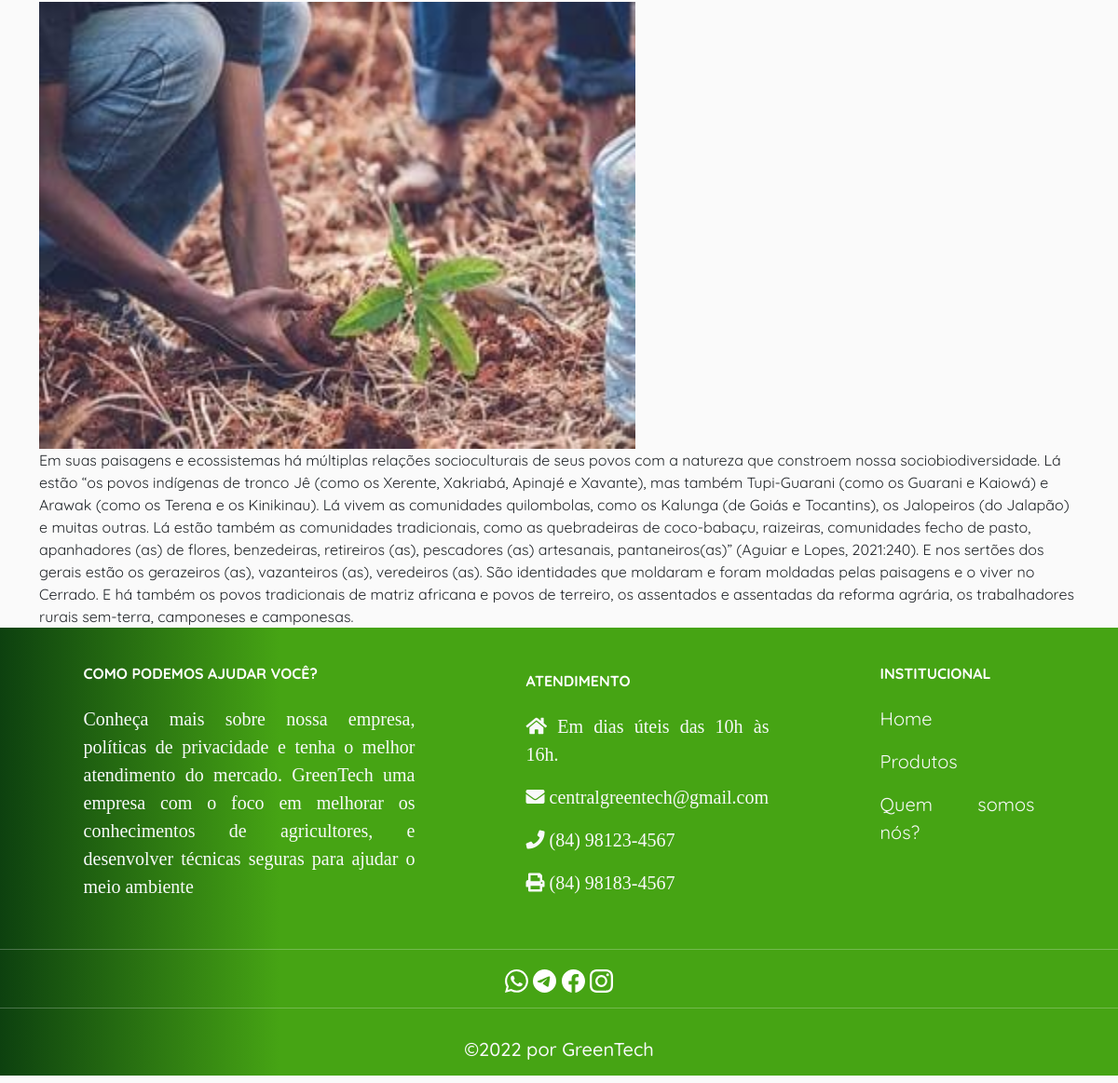
/detalhe/1 (lower part), run on an earlier commit of the app's database.
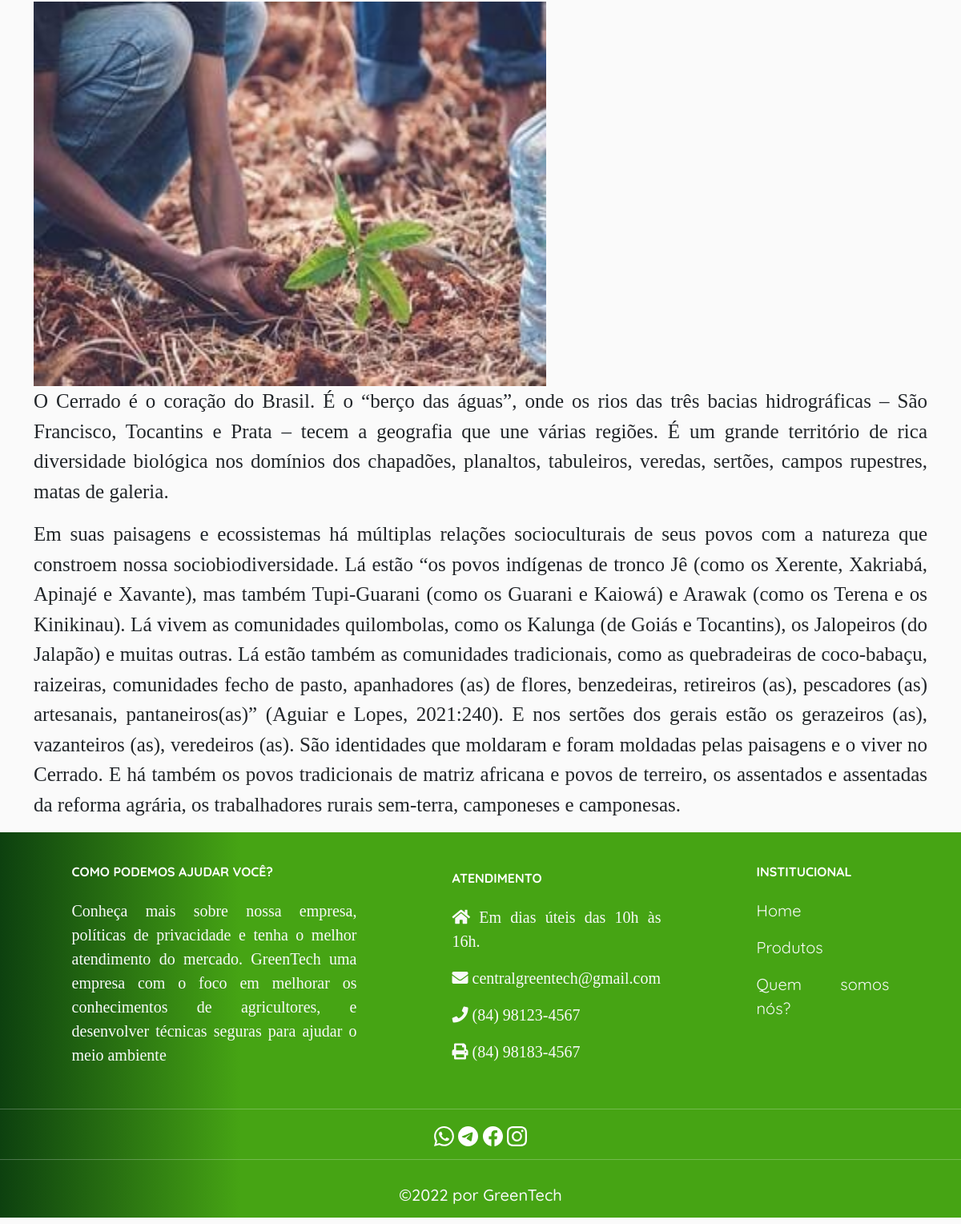
And on a later commit of the database.
### main/models.py (models this page shows, shortened)
class Publicacao(models.Model):
    titulo = models.CharField(max_length=200)
    descricao = models.TextField()
    corpo_do_texto = RichTextUploadingField()
    tempo_da_publicacao = models.DateField()
    imagem = models.ImageField(upload_to='produtos/', blank=True, null=True, max_length=250)
    autor = models.ForeignKey(Autor, on_delete=models.CASCADE)
    categoria = models.ManyToManyField(Categoria)
    user = models.ForeignKey(get_user_model(), null=True,blank=True,on_delete=models.CASCADE)

### main/views.py (the view)
# urls.py: path('detalhe/<int:id>',detalhe, name='detalhe'),
def detalhe (request,id):
    busca = request.GET.get('search')
    if busca:
        lista = Publicacao.objects.filter(titulo__icontains = busca)
        lista_produto = Produto.objects.filter(nome__icontains = busca)
        context = {'buscas' : lista, 'busca_produto' : lista_produto}
        return render(request, "busca.html", context)
    else:
        publicacao = Publicacao.objects.get(id=id)
        context = {'publicacao' : publicacao }
        return render(request,"detalhe.html", context)

### main/models.py (called while the page is built)
    def __str__(self):
        return self.nome

### main/templates/detalhe.html (shortened to what this page needs)
{% extends 'base.html' %}
{% load static %}
{% block conteudo %}
<main>
   <section>
   <p class=" subtitulo "> {{publicacao.descricao}}</p><br>
   <img class="img-noticia" src="/media/{{publicacao.imagem}}" >
   <div class="corpo-noticia">{{publicacao.corpo_do_texto|safe}}</div>
   </section>
</main>
{% endblock conteudo %}

What changed in the data, as far as the page shows it:
changed Publicacao: corpo_do_texto "Em suas paisagens e…" → "O Cerrado é o coração do Brasil. É o “berço das águas”, onde os rios das três bacias hidrográficas – São Francisco, Tocantins e Prata – tecem a geografia que une várias regiões. É um grande território de rica diversidade biológica nos domínios dos chapadões, planaltos, tabuleiros, veredas, sertões, campos rupestres, matas de galeria. Em suas paisagens e…"
